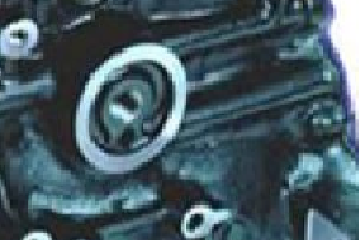
#> input picture motor.png, 359 x 240 px
$ python hough-circ.py
#> lines starting #> are read from the running program, lines starting #| are printed output that depends on the picture
import cv2
import numpy as np

# Imagen original
img = cv2.imread('motor.png', cv2.IMREAD_COLOR)
#> img is the input picture: shape (240, 359, 3); mean B, G, R 97.6, 88.7, 68.5
cv2.imshow('Original', img)
cv2.waitKey(0)

# Convertir a escala de grises
gray = cv2.cvtColor(img, cv2.COLOR_BGR2GRAY)
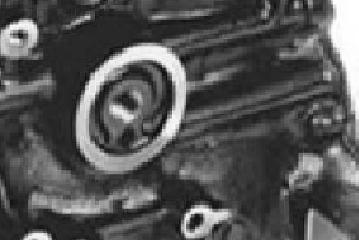
#> gray: shape (240, 359); min 10, max 255, mean 83.7
cv2.imshow('Gris', gray)
cv2.waitKey(0)

# Ahora se aplica un filtro pasabajas de 3x3
gray_blurred = cv2.blur(gray, (9, 9))
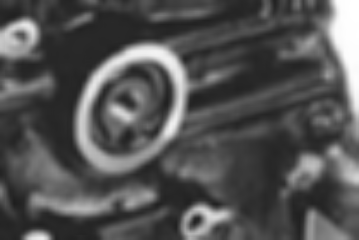
#> gray_blurred: shape (240, 359); min 30, max 255, mean 83.7
cv2.imshow('Borrosa', gray_blurred )
cv2.waitKey(0)

# parámetros:
# imagen a la cual se le va a aplicar
# método de detección a realizar, generalmente se utiliza HOUGH_GRADIENT
# relación inversa de la resolución del acumulador
# diatancia mínima (en pixeles) entre el centro y las circunferencias detectadas
# param1, En el caso de utilizar el método HOUGH_GRADIENT, es el umbral máximo en la detección de bordes por Canny
# param2, En el caso de utilizar el método HOUGH_GRADIENT, es el umbral mínimo en la detección de bordes por Canny
# minRadius, es el radio mínimo del círculo (no se interpone con la distancia mínima entre el centro y la circunferencia)
# maxRadius, es el radio mínimo del círculo (no se interpone con la distancia mínima entre el centro y la circunferencia)
detected_circles = cv2.HoughCircles(gray_blurred, cv2.HOUGH_GRADIENT, 1, 20, param1 = 50, param2 = 30, minRadius = 1, maxRadius = 40)
#> detected_circles = [[143.5, 88.5, 29.3], [111.5, 130.5, 25.8]]

# Revisar que el método haya regresado algún valor
if detected_circles is not None:

    # Convertir los parámetros el círculo a, b, y r en enteros de 16 bits
    detected_circles = np.uint16(np.around(detected_circles))
#> detected_circles = [[144, 88, 29], [112, 130, 26]]

    # Recorrer todos los círculos detectados
    for pt in detected_circles[0, :]:
        a, b, r = pt[0], pt[1], pt[2]

        # Dibujar la circunferencia
        cv2.circle(img, (a, b), r, (0, 255, 0), 2)

        # Mostrar los datos de las circunferencias
        print("Centro ({:}, {:}), radio = {:}".format(a, b, r))

        # Dibujar un círculo pequeño alrededor del centro
        cv2.circle(img, (a, b), 1, (0, 0, 255), 3)
		# Mostrar las circunferencias detectadas
        cv2.imshow("Detección de circunferencias", img)
        cv2.waitKey(0)
#> this loop made 2 passes
#| Centro (144, 88), radio = 29
#| Centro (112, 130), radio = 26
#> pass 1, `cv2.imshow("Detección de circunferencias", img)`:
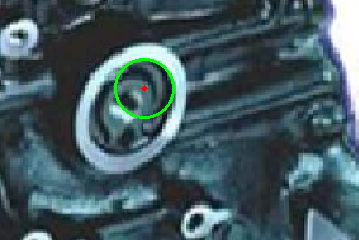
#> window 'Detección de circunferencias': shape (240, 359, 3); mean B, G, R 96.8, 89.6, 67.9
#> pass 2, `cv2.imshow("Detección de circunferencias", img)`:
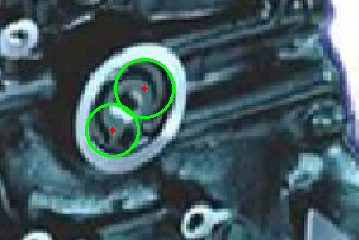
#> window 'Detección de circunferencias': shape (240, 359, 3); mean B, G, R 96, 90.2, 67.4

cv2.destroyAllWindows()
